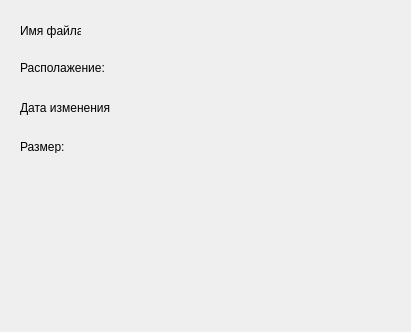
<?xml version="1.0" encoding="UTF-8"?>
<ui version="4.0">
 <class>Dialog</class>
 <widget class="QDialog" name="Dialog">
  <property name="geometry">
   <rect>
    <x>0</x>
    <y>0</y>
    <width>411</width>
    <height>332</height>
   </rect>
  </property>
  <property name="windowTitle">
   <string>Dialog</string>
  </property>
  <widget class="QLabel" name="labelNameFile">
   <property name="geometry">
    <rect>
     <x>20</x>
     <y>20</y>
     <width>61</width>
     <height>21</height>
    </rect>
   </property>
   <property name="text">
    <string>Имя файла:</string>
   </property>
  </widget>
  <widget class="QLabel" name="labelDir">
   <property name="geometry">
    <rect>
     <x>20</x>
     <y>60</y>
     <width>91</width>
     <height>16</height>
    </rect>
   </property>
   <property name="text">
    <string>Располажение:</string>
   </property>
  </widget>
  <widget class="QLabel" name="labelDate">
   <property name="geometry">
    <rect>
     <x>20</x>
     <y>100</y>
     <width>91</width>
     <height>16</height>
    </rect>
   </property>
   <property name="text">
    <string>Дата изменения:</string>
   </property>
  </widget>
  <widget class="QLabel" name="labelSize">
   <property name="geometry">
    <rect>
     <x>20</x>
     <y>140</y>
     <width>46</width>
     <height>13</height>
    </rect>
   </property>
   <property name="text">
    <string>Размер:</string>
   </property>
  </widget>
 </widget>
 <resources/>
 <connections/>
</ui>
